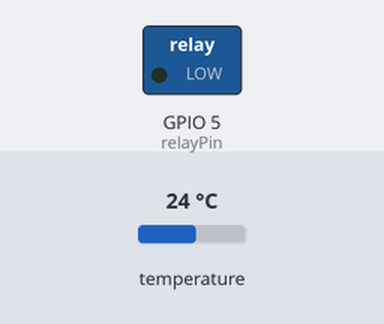
Recording of a sketch running on a simulated ESP8266 (NodeMCU). Parts: switched loads named in the sketch (green lamp = pin HIGH). The inputs (shaded band) are chosen by the test bench; at power-on: temperature 24 °C. WiFi joins after 1.5 s; servers stay silent unless stated; what the sketch prints to the serial monitor is not drawn.

Above: at 0.1 s.
At 2.3 s:
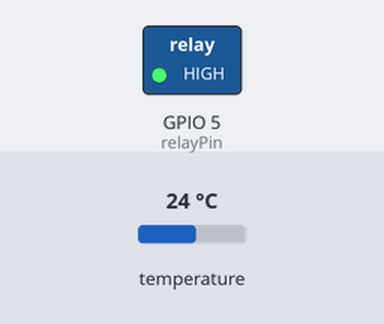
Timing chart, 0 to 3.8 s (numbered marks = the images above):
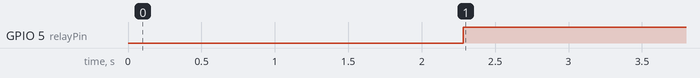

Measured:
- by itself, GPIO 5 (relayPin): LOW → HIGH at 2.3 s

The sketch:

IoT_Water_Cooler.ino
```cpp
#include <ESP8266WiFi.h>
#include <OneWire.h>
#include <DallasTemperature.h>
#include <ESP8266WebServer.h>

// Replace with your network credentials
const char* ssid = "xxxxxxxxxxxxxx";
const char* password = "xxxxxxxxxxxxxxx";
IPAddress staticIP(192, 168, 1, 10); // Example static IP
IPAddress gateway(192, 168, 1, 1);    // Gateway (usually your router IP)
IPAddress subnet(255, 255, 255, 0);   // Subnet Mask
IPAddress dns(8, 8, 8, 8);            // DNS server (Google DNS used here)

// Data wire for DS18B20 is connected to GPIO2 (D4 on ESP8266)
#define ONE_WIRE_BUS 2

// GPIO where the relay is connected
const int relayPin = 5; // Example GPIO5 (D1 on ESP8266)

OneWire oneWire(ONE_WIRE_BUS);
DallasTemperature sensors(&oneWire);
ESP8266WebServer server(80);

// Temperature thresholds
float minTemp = 38.0;
float maxTemp = 48.0;

void setup() {
  Serial.begin(115200);
  sensors.begin();
  pinMode(relayPin, OUTPUT);
  digitalWrite(relayPin, LOW); // Assuming LOW turns the relay OFF

  WiFi.config(staticIP, gateway, subnet, dns);
  WiFi.begin(ssid, password);
  while (WiFi.status() != WL_CONNECTED) {
    delay(500);
    Serial.print(".");
  }
  Serial.println("");
  Serial.print("Connected to WiFi. IP address: ");
  Serial.println(WiFi.localIP());

  server.on("/", handleRoot);
  server.on("/setTemperature", handleTemperatureSet);
  server.begin();
}

void loop() {
  sensors.requestTemperatures();
  controlRelay(sensors.getTempFByIndex(0));
  server.handleClient();
}

void controlRelay(float fahrenheitTemp) {
  Serial.print("Current temperature is: ");
  Serial.println(fahrenheitTemp);

  if (fahrenheitTemp >= maxTemp) {
    digitalWrite(relayPin, HIGH); // Turns the relay ON
  } else if (fahrenheitTemp <= minTemp) {
    digitalWrite(relayPin, LOW); // Turns the relay OFF
  }
}

void handleRoot() {
  String html = "<html><body>";
  html += "<h1>IoT Water Cooler Settings</h1>";
  html += "<p>Set minimum and maximum temperatures:</p>";
  html += "<form action=\"/setTemperature\" method=\"POST\">";
  html += "Min Temp (&deg;F): <input type=\"number\" name=\"minTemp\" value=\"" + String(minTemp) + "\"><br>";
  html += "Max Temp (&deg;F): <input type=\"number\" name=\"maxTemp\" value=\"" + String(maxTemp) + "\"><br>";
  html += "<input type=\"submit\" value=\"Update\">";
  html += "</form>";
  html += "<p>Current water temperature: " + String(sensors.getTempFByIndex(0)) + " &deg;F</p>";
  html += "</body></html>";

  server.send(200, "text/html", html);
}

void handleTemperatureSet() {
  if (server.hasArg("minTemp") && server.hasArg("maxTemp")) {
    minTemp = server.arg("minTemp").toFloat();
    maxTemp = server.arg("maxTemp").toFloat();
  }
  server.sendHeader("Location", "/", true);
  server.send(303); // HTTP response code 303 (See Other) to redirect
}
```
